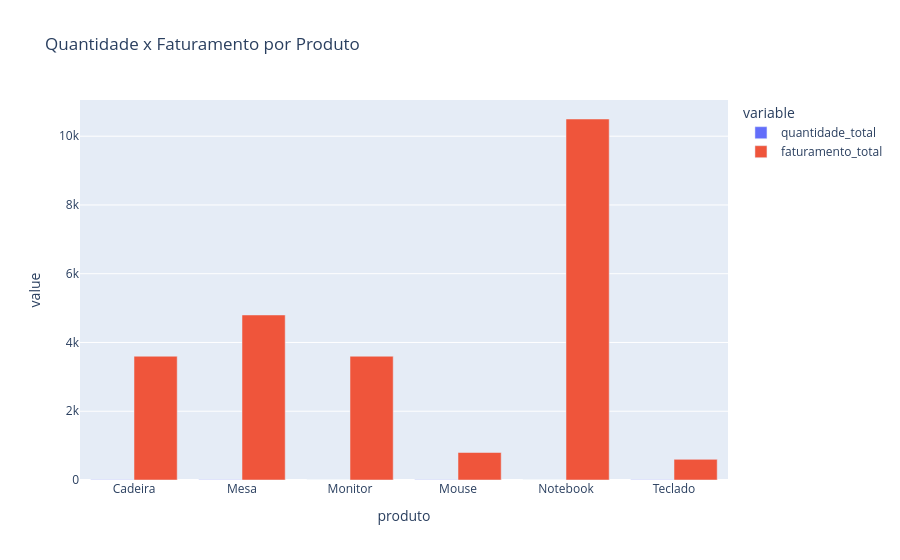

The notebook cell this image was saved under:
### Code cell
# Existe produto que vende bem mas fatura pouco?

import plotly.express as px

fatura_pouco = vendas.groupby('produto').agg(
    quantidade_total=('quantidade', 'sum'),
    faturamento_total=('faturamento', 'sum')
).reset_index()

fig = px.bar(
    fatura_pouco,
    x='produto',
    y=['quantidade_total', 'faturamento_total'],
    barmode='group',
    title='Quantidade x Faturamento por Produto'
)

fig.show()

### Figure 1 — Plotly figure (JSON) as saved in the notebook; plotly's stock layout.template omitted (floating-point values rounded to 4 significant figures)
{"data": [{"alignmentgroup": "True", "hovertemplate": "variable=quantidade_total<br>produto=%{x}<br>value=%{y}<extra></extra>", "legendgroup": "quantidade_total", "marker": {"color": "#636efa", "pattern": {"shape": ""}}, "name": "quantidade_total", "offsetgroup": "quantidade_total", "orientation": "v", "showlegend": true, "textposition": "auto", "type": "bar", "x": ["Cadeira", "Mesa", "Monitor", "Mouse", "Notebook", "Teclado"], "xaxis": "x", "y": [4, 4, 3, 10, 3, 4], "yaxis": "y"}, {"alignmentgroup": "True", "hovertemplate": "variable=faturamento_total<br>produto=%{x}<br>value=%{y}<extra></extra>", "legendgroup": "faturamento_total", "marker": {"color": "#EF553B", "pattern": {"shape": ""}}, "name": "faturamento_total", "offsetgroup": "faturamento_total", "orientation": "v", "showlegend": true, "textposition": "auto", "type": "bar", "x": ["Cadeira", "Mesa", "Monitor", "Mouse", "Notebook", "Teclado"], "xaxis": "x", "y": [3600, 4800, 3600, 800, 10500, 600], "yaxis": "y"}], "layout": {"barmode": "group", "legend": {"title": {"text": "variable"}, "tracegroupgap": 0}, "title": {"text": "Quantidade x Faturamento por Produto"}, "xaxis": {"anchor": "y", "domain": [0, 1], "title": {"text": "produto"}}, "yaxis": {"anchor": "x", "domain": [0, 1], "title": {"text": "value"}}}}
